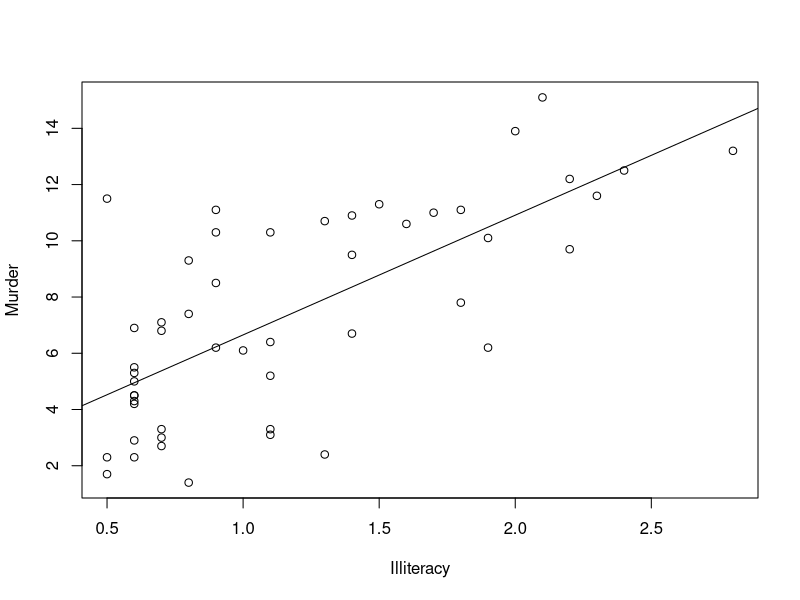
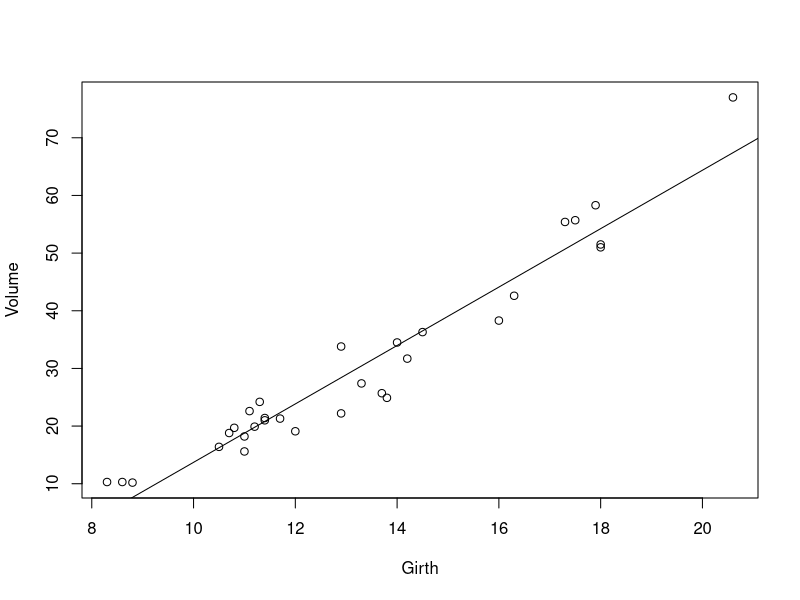
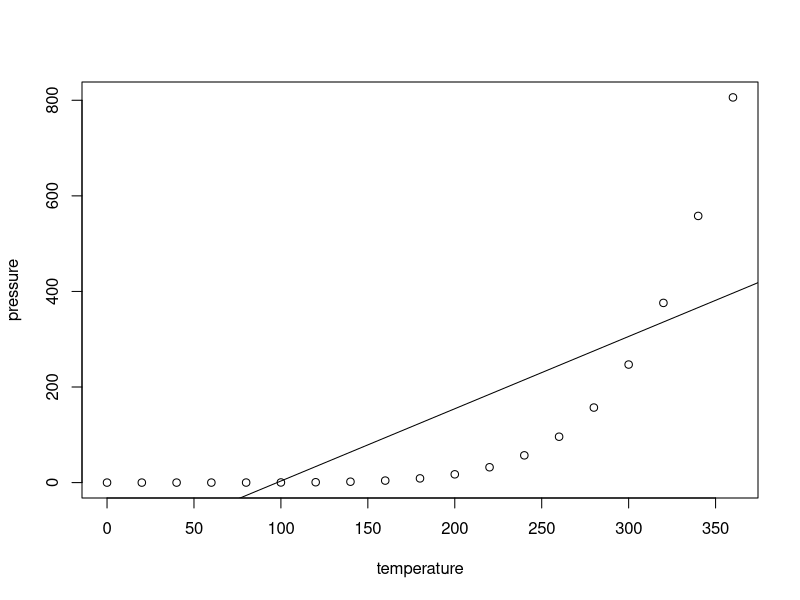

Here is the R script that generated these plots, in order:
#
# 12day_answer.R
#
# 12일차 단순선형 회귀분석 실습
#
#문1)
#   state.x77 데이터셋에서 문맹률(Illiteracy)을 이용해 범죄율(Murder)을 예측
#   하는 단순선형 회귀모델을 만드시오. 그리고 문맹률이 0.5, 1.0, 1.5일 때 범
#   죄율을 예측하여 보시오.
str( state.x77 )
head( state.x77 )

state.x77_df <- data.frame( state.x77 )
str( state.x77_df )
head( state.x77_df )

state.x77_model <- lm( Murder~Illiteracy , data = state.x77_df )
plot( Murder~Illiteracy , data = state.x77_df )
abline( state.x77_model )

coef( state.x77_model )
summary( state.x77_model )
#
#Call:
#  lm(formula = Murder ~ Illiteracy, data = state.x77_df)
#
#Residuals:
#  Min      1Q  Median      3Q     Max 
#-5.5315 -2.0602 -0.2503  1.6916  6.9745 

#Coefficients:
#  모델계수
#  Estimate Std. Error t value Pr(>|t|)             변수의 중요도, *가 많을수록 통계적으로 중요
# (Intercept)   2.3968     0.8184   2.928   0.0052  ** 
#  Illiteracy    4.2575     0.6217   6.848 1.26e-08 ***
#  ---
#  Signif. codes:  0 ‘***’ 0.001 ‘**’ 0.01 ‘*’ 0.05 ‘.’ 0.1 ‘ ’ 1
#
#Residual standard error: 2.653 on 48 degrees of freedom
#Multiple R-squared:  0.4942,	Adjusted R-squared:  0.4836  -> 모델 설명력, 0~1사이의 값, 이 값이 클수록 구한 회귀모델이
#                                                             현실을 잘 설명할 수 있다는 뜻
#     회귀모델이 현실을 잘 설명할 수 있다는 것은 회귀모델에 대한 예측값과 실제 측정값 사이 오차가 적다는 뜻
#     모델이 현실을 48% 정도 설명할 수 있다는 것을 의미
#
#F-statistic: 46.89 on 1 and 48 DF,  p-value: 1.258e-08 -> 모델이 의미있는(신뢰할수 있는) 모델인지
#                                                          작을수록 의미있는 모델
#                                                          p-value < 0.05이면 모델의 신뢰수준이 95%이상
#
# 금번 회귀모델의 설명력은 현실에 대해 48%의 설명력을 가지며, p값은 유의수준보다 작으므로 귀무가설은 기각된다.
#
# lm()의 귀무가설은 '독립변수 X와 종속변수 y가 아무 관련이 없다'이다. 대립가설은 두 변수는 관련이 있다.
#

# 회귀식
Murder = 4.257457 * state.x77_df$Illiteracy + 2.396776
Murder
fitted( state.x77_model )
residuals( state.x77_model )

# 범죄율 예측
Illiteracy_df <- data.frame( Illiteracy = c( 0.5, 1.0, 1.5 ) )
Murder_pred <- predict( state.x77_model, Illiteracy_df )
Murder_pred

#문맹률 0.5 : 4.525504
#문맹률 1.0 : 6.654232
#문맹률 1.5 : 8.782961

#문2)
#   trees 데이터셋에서 나무둘레(Girth)로 나무의 볼륨(Volume)을 예측하는 단
#   선형 회귀모델을 만드시오. 그리고 나무 둘레가 8.5, 9.0, 9.5일 때, 나무의
#   볼륨(Volume)을 예측하여 보시오.
str( trees )
head( trees )

trees_model <- lm( Volume~Girth , data = trees )
plot( Volume~Girth , data = trees )
abline( trees_model )

coef( trees_model )
summary( trees_model )

# Call:
#lm(formula = Volume ~ Girth, data = trees)
#
#Residuals:
#  Min     1Q Median     3Q    Max 
#-8.065 -3.107  0.152  3.495  9.587 
#
#Coefficients:
#  Estimate Std. Error t value Pr(>|t|)    
#(Intercept) -36.9435     3.3651  -10.98 7.62e-12 ***
#  Girth         5.0659     0.2474   20.48  < 2e-16 ***
#  ---
#  Signif. codes:  0 ‘***’ 0.001 ‘**’ 0.01 ‘*’ 0.05 ‘.’ 0.1 ‘ ’ 1
#
#Residual standard error: 4.252 on 29 degrees of freedom
#Multiple R-squared:  0.9353,	Adjusted R-squared:  0.9331 
#F-statistic: 419.4 on 1 and 29 DF,  p-value: < 2.2e-16
#
# 금번 회귀모델의 설명력은 현실에 대해 93%의 설명력을 가지며, p값은 유의수준보다 작으므로 귀무가설은 기각된다.
#

# 회귀식
Volume = 5.065856 * trees$Girth - 36.943459
Volume
fitted( trees_model )
residuals( trees_model )

# 볼륨 예측
Grith_df <- data.frame( Girth = c( 8.5, 9.0, 9.5 ) )
Volume_pred <- predict( trees_model, Grith_df )
Volume_pred

#나무 둘레 8.5 : 6.116320
#나무 둘레 9.0 : 8.649249
#나무 둘레 9.5 : 11.182177

#문3) 
#   pressure 데이터셋에서 온도(temperature)로 기압(pressure)을 예측하는 단
#   순선형 회귀모델을 만드시오. 그리고 온도가 65, 95, 155일 때 기압을 예측
#   하여 보시오.
data( pressure )

str( pressure )
head( pressure )

pressure_model <- lm( pressure~temperature , data = pressure )
plot( pressure~temperature , data = pressure )
abline( pressure_model )

coef( pressure_model )
summary( pressure_model )

#Call:
#  lm(formula = pressure ~ temperature, data = pressure)
#
#Residuals:
#  Min      1Q  Median      3Q     Max 
#-158.08 -117.06  -32.84   72.30  409.43 
#
#Coefficients:
#  Estimate Std. Error t value Pr(>|t|)    
#(Intercept) -147.8989    66.5529  -2.222 0.040124 *  
#  temperature    1.5124     0.3158   4.788 0.000171 ***
#  ---
#  Signif. codes:  0 ‘***’ 0.001 ‘**’ 0.01 ‘*’ 0.05 ‘.’ 0.1 ‘ ’ 1
#
#Residual standard error: 150.8 on 17 degrees of freedom
#Multiple R-squared:  0.5742,	Adjusted R-squared:  0.5492 
#F-statistic: 22.93 on 1 and 17 DF,  p-value: 0.000171
#
# 금번 회귀모델의 설명력은 현실에 대해 54%의 설명력을 가지며, p값은 유의수준보다 작으므로 귀무가설은 기각된다.
#

# 회귀식
pressure = 1.51242 * pressure$temperature -147.89887
pressure
fitted( pressure_model )
residuals( pressure_model )

# 기압 예측
temperature_df <- data.frame( temperature = c( 65, 95, 155 ) )
pressure_pred <- predict( pressure_model, temperature_df )
pressure_pred

#온도 65 : -49.591581
#온도 95 : -4.218984
#온도 155 : 86.526208


